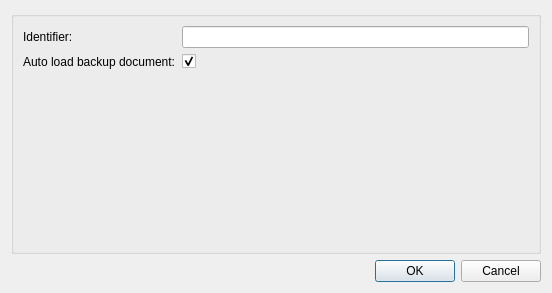
<?xml version="1.0" encoding="UTF-8"?>
<ui version="4.0">
 <class>ConfigureDialog</class>
 <widget class="QDialog" name="ConfigureDialog">
  <property name="geometry">
   <rect>
    <x>0</x>
    <y>0</y>
    <width>552</width>
    <height>293</height>
   </rect>
  </property>
  <property name="windowTitle">
   <string>Configure Argon Viewer</string>
  </property>
  <layout class="QGridLayout" name="gridLayout">
   <item row="1" column="0">
    <widget class="QDialogButtonBox" name="buttonBox">
     <property name="orientation">
      <enum>Qt::Horizontal</enum>
     </property>
     <property name="standardButtons">
      <set>QDialogButtonBox::Cancel|QDialogButtonBox::Ok</set>
     </property>
    </widget>
   </item>
   <item row="0" column="0">
    <widget class="QGroupBox" name="configGroupBox">
     <property name="title">
      <string/>
     </property>
     <layout class="QFormLayout" name="formLayout">
      <item row="0" column="0">
       <widget class="QLabel" name="labelIdentifier">
        <property name="text">
         <string>Identifier:  </string>
        </property>
       </widget>
      </item>
      <item row="0" column="1">
       <widget class="QLineEdit" name="lineEditIdentifier"/>
      </item>
      <item row="1" column="0">
       <widget class="QLabel" name="labelAutoLoadBackupDocument">
        <property name="text">
         <string>Auto load backup document:</string>
        </property>
       </widget>
      </item>
      <item row="1" column="1">
       <widget class="QCheckBox" name="checkBoxAutoLoadBackupDocument">
        <property name="text">
         <string/>
        </property>
        <property name="checked">
         <bool>true</bool>
        </property>
       </widget>
      </item>
     </layout>
    </widget>
   </item>
  </layout>
 </widget>
 <resources/>
 <connections>
  <connection>
   <sender>buttonBox</sender>
   <signal>accepted()</signal>
   <receiver>ConfigureDialog</receiver>
   <slot>accept()</slot>
   <hints>
    <hint type="sourcelabel">
     <x>254</x>
     <y>298</y>
    </hint>
    <hint type="destinationlabel">
     <x>157</x>
     <y>274</y>
    </hint>
   </hints>
  </connection>
  <connection>
   <sender>buttonBox</sender>
   <signal>rejected()</signal>
   <receiver>ConfigureDialog</receiver>
   <slot>reject()</slot>
   <hints>
    <hint type="sourcelabel">
     <x>322</x>
     <y>298</y>
    </hint>
    <hint type="destinationlabel">
     <x>286</x>
     <y>274</y>
    </hint>
   </hints>
  </connection>
 </connections>
</ui>
